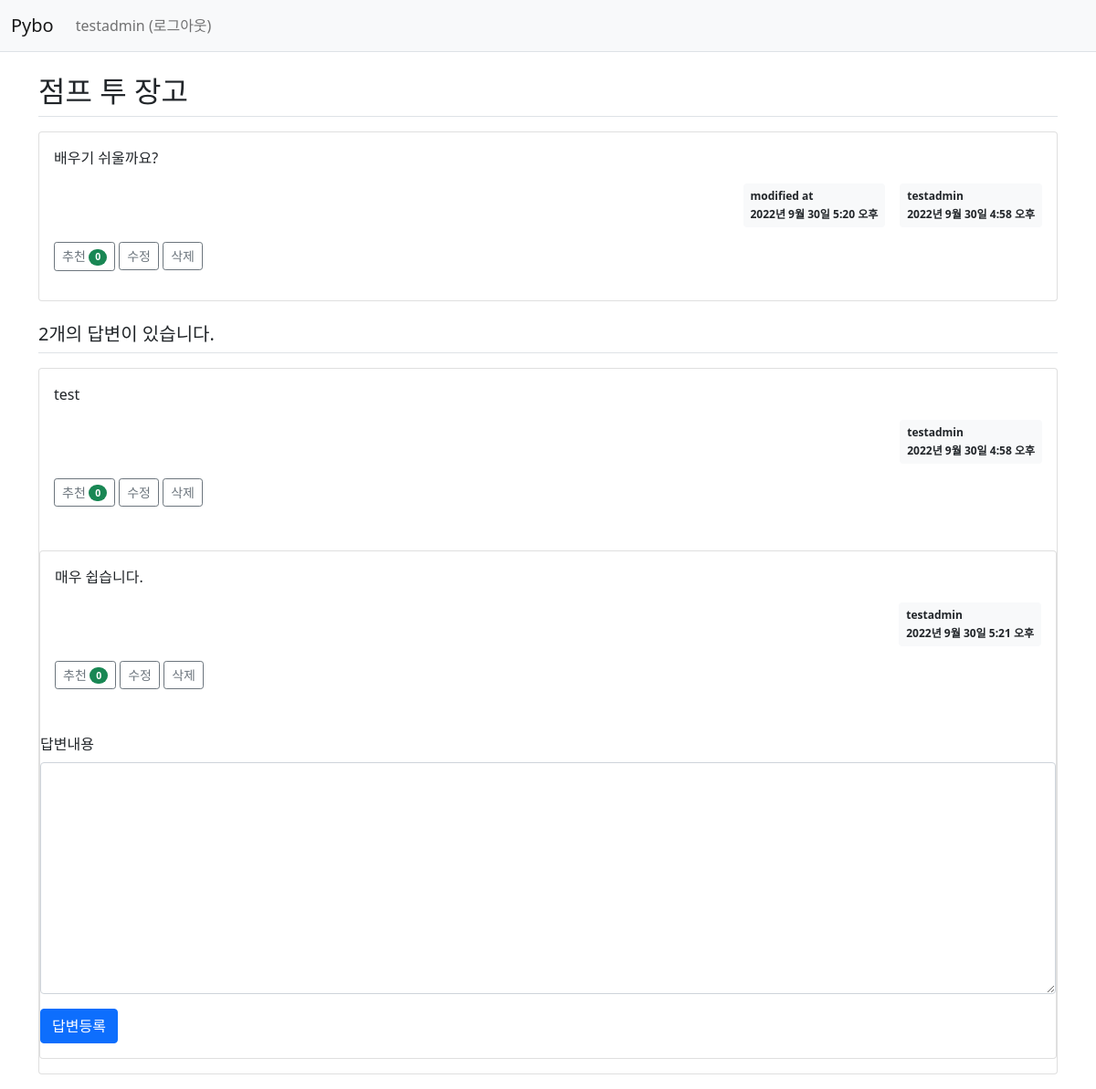
Before: /pybo/306/ (signed in) with the older database file.
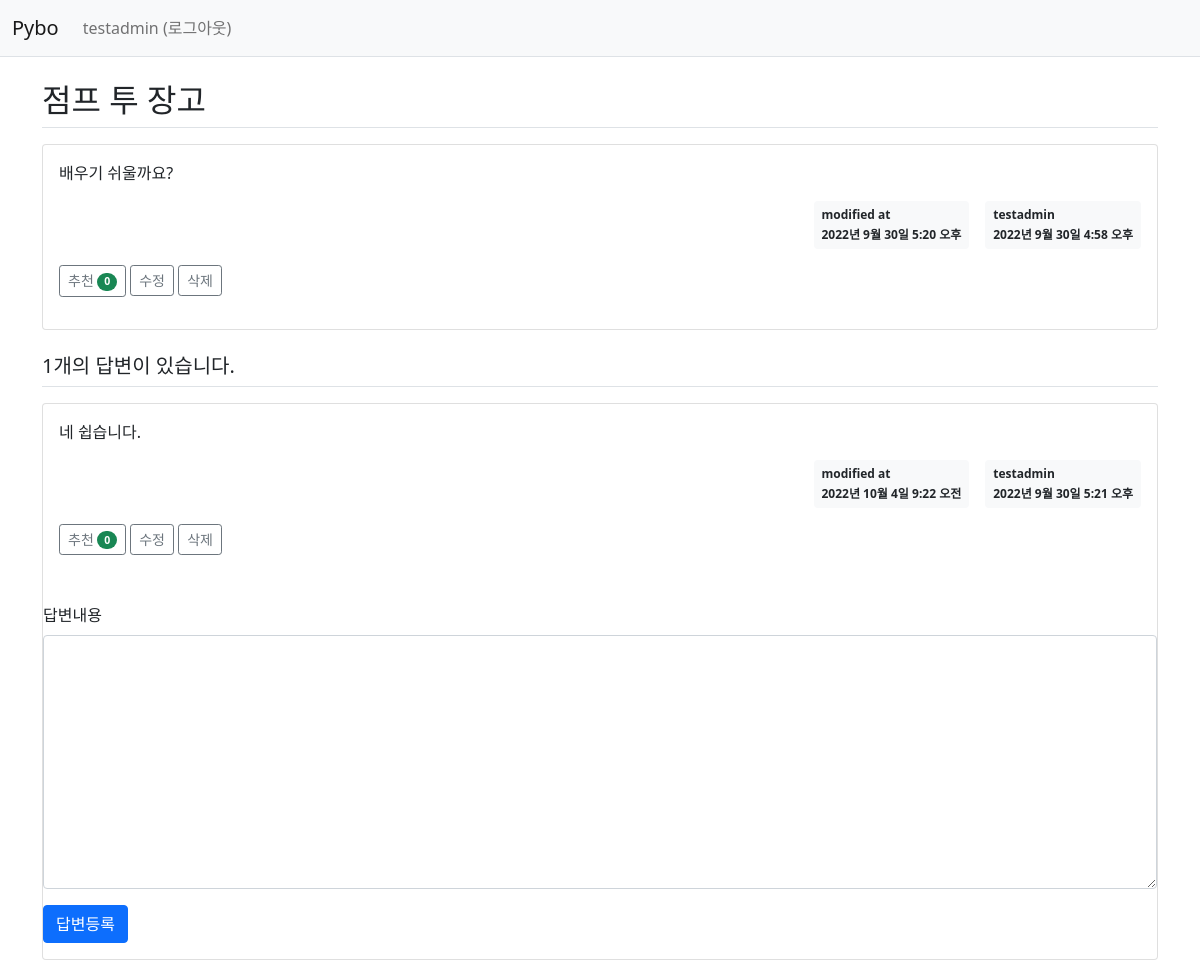
After: the same page with the newer database file.
### pybo/models.py (models this page shows, shortened)
class Question(models.Model):
    author = models.ForeignKey(User, on_delete=models.CASCADE, related_name='author_question')
    subject = models.CharField(max_length=200)
    content = models.TextField()
    create_date = models.DateTimeField()
    modify_date = models.DateTimeField(null=True, blank=True)
    voter = models.ManyToManyField(User, related_name='voter_question')  # 추천인 추가

class Answer(models.Model):
    author = models.ForeignKey(User, on_delete=models.CASCADE, related_name='author_answer')
    question = models.ForeignKey(Question, on_delete=models.CASCADE)
    content = models.TextField()
    create_date = models.DateTimeField()
    modify_date = models.DateTimeField(null=True, blank=True)
    voter = models.ManyToManyField(User, related_name='voter_answer')

### pybo/views/base_views.py (the view)
def detail(request, question_id):
    question = get_object_or_404(Question, pk=question_id)
    context = {'question': question}
    return render(request, 'pybo/question_detail.html', context)

### pybo/templatetags/pybo_filter.py (called while the page is built)
@register.filter
def mark(value):
    extensions = ["nl2br", "fenced_code"]
    return mark_safe(markdown.markdown(value, extensions=extensions))

### templates/pybo/question_detail.html (shortened to what this page needs)
{% extends 'base.html' %}
{% load pybo_filter %}
{% block content %}
<div class="container my-3">
    <h2 class="border-bottom py-2">{{ question.subject }}</h2>
    <div class="card my-3">
        <div class="card-body">
            <div class="card-text">{{ question.content|mark }}</div>
            <div class="d-flex justify-content-end">
                {% if question.modify_date %}
                <div class="badge bg-light text-dark p-2 text-start mx-3">
                    <div class="mb-2">modified at</div>
                    <div>{{ question.modify_date }}</div>
                </div>
                {% endif %}
                <div class="badge bg-light text-dark p-2 text-start">
                    <div class="mb-2">{{ question.author.username }}</div>
                    <div>{{ question.create_date }}</div>
                </div>
            </div>
            <div class="my-3">
                <a href="javascript:void(0)" data-uri="{% url 'pybo:question_vote' question.id  %}"
                   class="recommend btn btn-sm btn-outline-secondary"> 추천
                    <span class="badge rounded-pill bg-success">{{question.voter.count}}</span>
                </a>
                {% if request.user == question.author %}
                <a href="{% url 'pybo:question_modify' question.id  %}"
                   class="btn btn-sm btn-outline-secondary">수정</a>
                <a href="javascript:void(0)" class="delete btn btn-sm btn-outline-secondary"
                   data-uri="{% url 'pybo:question_delete' question.id  %}">삭제</a>
                {% endif %}
            </div>
        </div>
    </div>
    <h5 class="border-bottom my-3 py-2">{{question.answer_set.count}}개의 답변이 있습니다.</h5>
    {% for answer in question.answer_set.all %}
    <div class="card my-3">
        <div class="card-body">
            <div class="card-text">{{ answer.content|mark }}</div>
            <div class="d-flex justify-content-end">
                {% if answer.modify_date %}
                <div class="badge bg-light text-dark p-2 text-start mx-3">
                    <div class="mb-2">modified at</div>
                    <div>{{ answer.modify_date }}</div>
                </div>
                {% endif %}
                <div class="badge bg-light text-dark p-2 text-start">
                    <div class="mb-2">{{ answer.author.username }}</div>
                    <div>{{ answer.create_date }}</div>
                </div>
            </div>
            <div class="my-3">
                <a href="javascript:void(0)" data-uri="{% url 'pybo:answer_vote' answer.id  %}"
                   class="recommend btn btn-sm btn-outline-secondary"> 추천
                    <span class="badge rounded-pill bg-success">{{answer.voter.count}}</span>
                </a>
                {% if request.user == answer.author %}
                <a href="{% url 'pybo:answer_modify' answer.id  %}"
                   class="btn btn-sm btn-outline-secondary">수정</a>
                <a href="#" class="delete btn btn-sm btn-outline-secondary "
                   data-uri="{% url 'pybo:answer_delete' answer.id  %}">삭제</a>
                {% endif %}
            </div>
    </div>
    {% endfor %}
    <form action="{% url 'pybo:answer_create' question.id %}" method="post" class="my-3">
        <div class="mb-3">
            <label for="content" class="form-label">답변내용</label>
            <textarea {% if not user.is_authenticated %}disabled{% endif %}
                      name="content" id="content" class="form-control" rows="10"></textarea>
        </div>
        <input type="submit" value="답변등록" class="btn btn-primary">
    </form>
</div>
{% endblock %}

Changed rows visible on the page:
removed Answer: content|mark "test", author.username "testadmin", create_date "2022년 9월 30일 4:58 오후", voter.count "0", shows "수정"
computed for Question "점프 투 장고": answer_set.count "2" → "1"
changed Answer "2022년 9월 30일 5:21 오후": content|mark "매우 쉽습니다." → "네 쉽습니다."; modify_date (not shown) → "2022년 10월 4일 9:22 오전"
